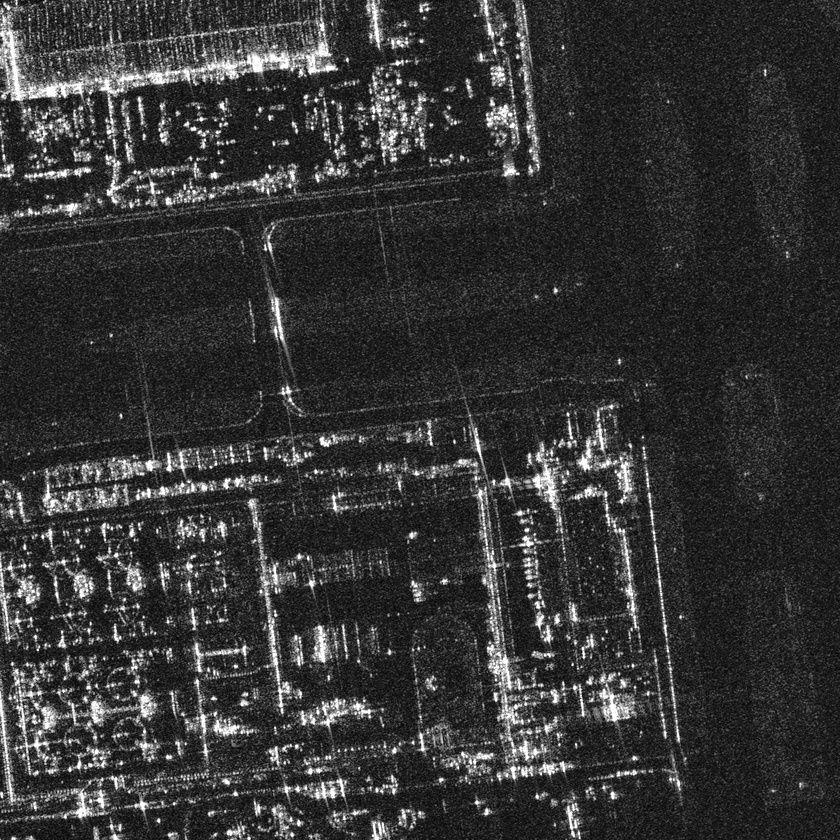
#> input picture this_datasets/images/0000001.jpg, 840 x 840 px, shrunk from 1500 x 1500 before the run, found by its file name; its folder holds only this picture in this run
$ python CLAHE.py
#> lines starting #> are read from the running program, lines starting #| are printed output that depends on the picture
import os
from pathlib import Path

import cv2


def apply_clahe_to_folder(input_folder, output_folder, clip_limit=2.0, grid_size=(8, 8)):
    """对文件夹中的所有图像应用CLAHE方法.

    参数:
    - input_folder: 输入图像文件夹路径
    - output_folder: 输出图像文件夹路径
    - clip_limit: 对比度限制阈值
    - grid_size: 网格大小，用于局部直方图均衡化
    """
#> called with input_folder = 'SAR-aircraft-SADD/images', output_folder = 'SAR-aircraft-SADD/images_clahe', clip_limit = 2, grid_size = (8, 8)
    # 创建输出文件夹（如果不存在）
    Path(output_folder).mkdir(parents=True, exist_ok=True)

    # 创建CLAHE对象
    clahe = cv2.createCLAHE(clipLimit=clip_limit, tileGridSize=grid_size)

    # 支持的图像格式
    supported_formats = {".jpg", ".jpeg", ".png", ".bmp", ".tiff", ".tif"}

    # 遍历输入文件夹中的所有文件
    for filename in os.listdir(input_folder):
        file_path = os.path.join(input_folder, filename)

        # 检查是否为图像文件
        if os.path.isfile(file_path) and Path(filename).suffix.lower() in supported_formats:
            try:
                # 读取图像
                img = cv2.imread(file_path)
#> img is the input picture: shape (840, 840, 3); min 0, max 255, mean 52.8

                if img is None:
                    print(f"无法读取图像: {filename}")
                    continue

                # 将图像转换为LAB颜色空间
                lab = cv2.cvtColor(img, cv2.COLOR_BGR2LAB)
#> lab: shape (840, 840, 3); mean of channels 0, 1, 2 54, 128, 128

                # 分离LAB通道
                l, a, b = cv2.split(lab)
#> a: shape (840, 840); every value is 128

                # 对L通道（亮度通道）应用CLAHE
                l_clahe = clahe.apply(l)
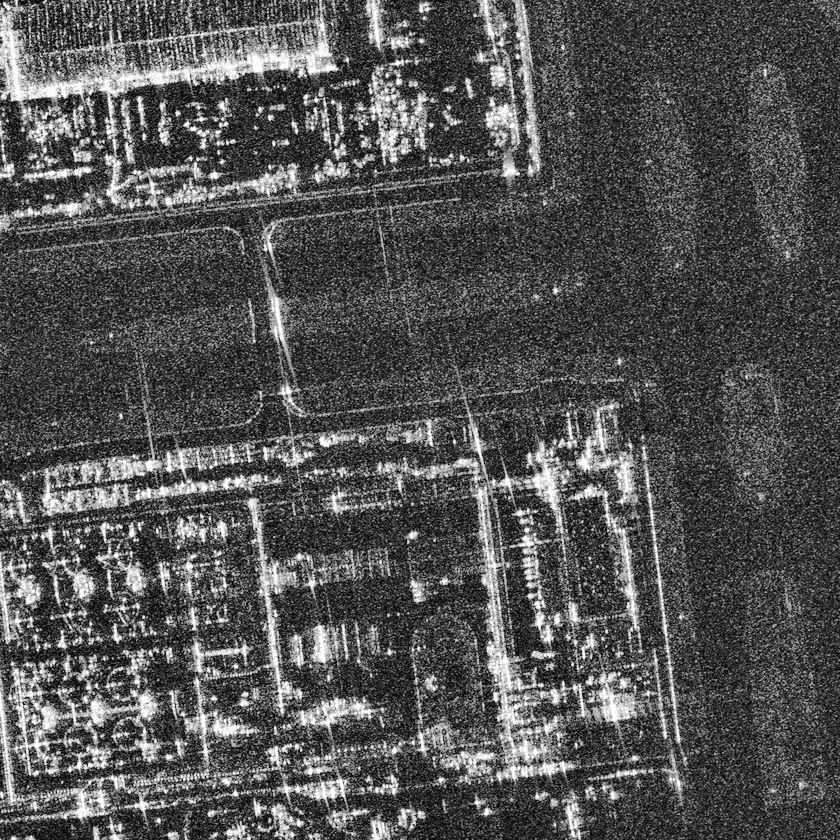
#> l_clahe: shape (840, 840); min 0, max 255, mean 83.1

                # 合并通道
                lab_clahe = cv2.merge([l_clahe, a, b])
#> lab_clahe: shape (840, 840, 3); mean of channels 0, 1, 2 83.1, 128, 128

                # 转换回BGR颜色空间
                result = cv2.cvtColor(lab_clahe, cv2.COLOR_LAB2BGR)

                # 构建输出文件路径
                output_path = os.path.join(output_folder, filename)

                # 保存处理后的图像
                cv2.imwrite(output_path, result)
                print(f"已处理: {filename}")

            except Exception as e:
                print(f"处理 {filename} 时出错: {e!s}")


# 使用方法
if __name__ == "__main__":
    input_dir = "SAR-aircraft-SADD/images"  # 输入文件夹路径
    output_dir = "SAR-aircraft-SADD/images_clahe"  # 输出文件夹路径

    # 应用CLAHE
    apply_clahe_to_folder(input_dir, output_dir, clip_limit=2.0, grid_size=(8, 8))

$ run again, on this_datasets/images/0000002.jpg
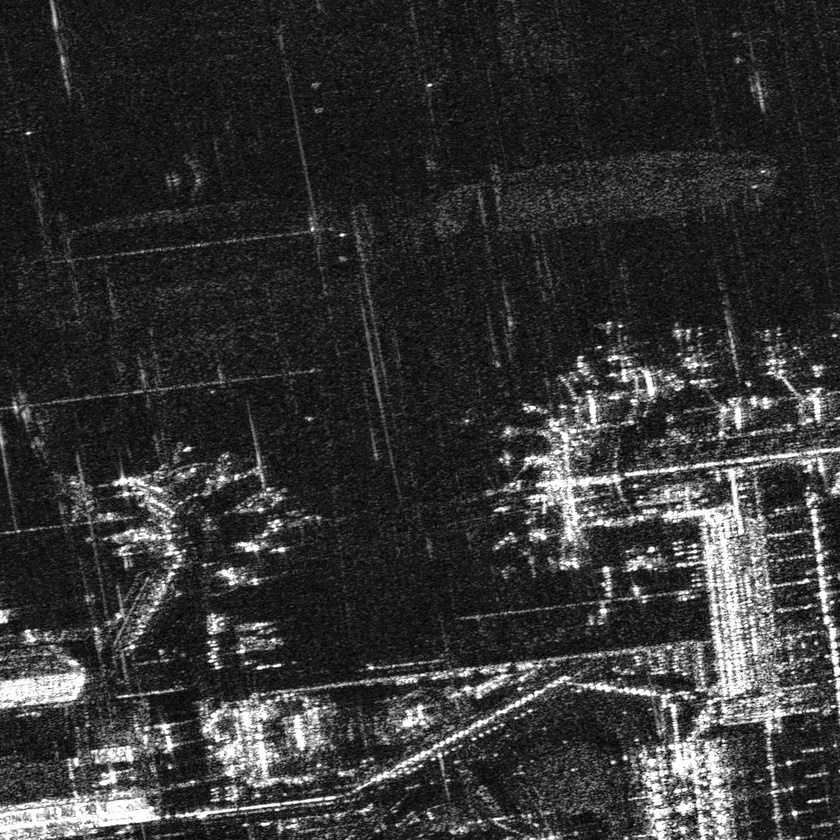
#> input picture this_datasets/images/0000002.jpg, 840 x 840 px, shrunk from 1200 x 1200 before the run, found by its file name
#> in apply_clahe_to_folder, img is the input picture: shape (840, 840, 3); min 0, max 255, mean 51.6
#> lab: shape (840, 840, 3); mean of channels 0, 1, 2 51.8, 128, 128
#> a: shape (840, 840); every value is 128
#> in apply_clahe_to_folder, `l_clahe = clahe.apply(l)`:
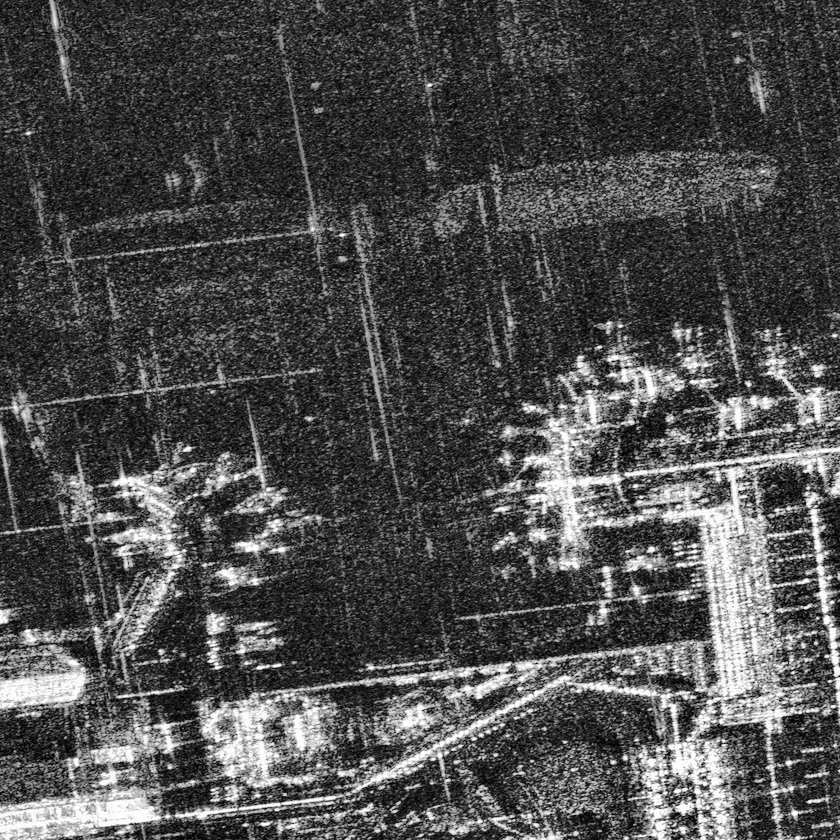
#> l_clahe: shape (840, 840); min 0, max 255, mean 77.2
#> lab_clahe: shape (840, 840, 3); mean of channels 0, 1, 2 77.2, 128, 128
